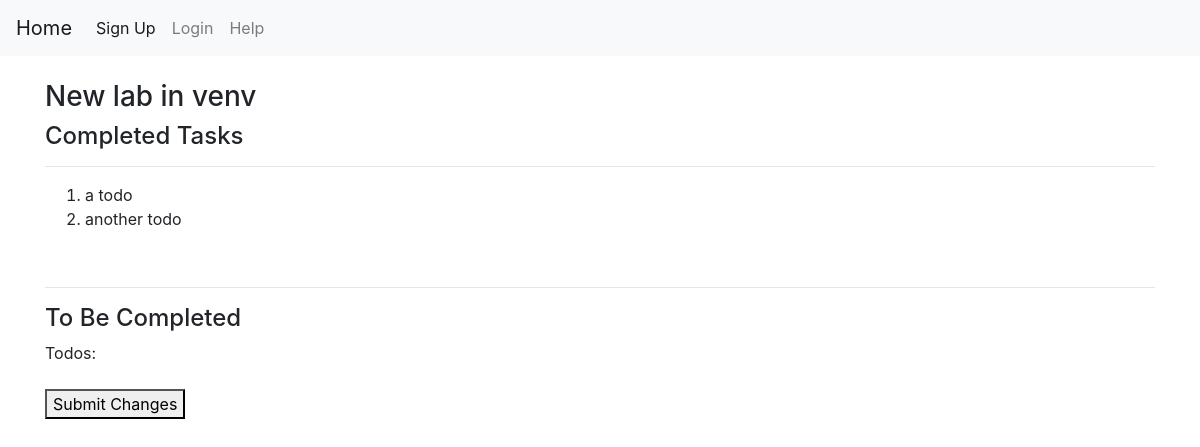
Page /labs/1 on the committed database.
### main/models.py (models this page shows, shortened)
class Lab(models.Model):
    title = models.CharField(max_length=50)
    description = models.CharField(max_length=200)
    start_date = models.DateField()
    due_date = models.DateField()
    users = models.ManyToManyField(User)
    completed = models.BooleanField(default=False)
    class Meta:
        verbose_name_plural = 'Labs'
    def __str__(self):
        return self.title

class Todo(models.Model):
    title = models.CharField(max_length=50)
    completed = models.BooleanField(default=False)
    lab = models.ForeignKey(Lab, default=1, verbose_name=("Lab"), on_delete=models.SET_DEFAULT)
    class Meta:
        verbose_name_plural = 'Todos'
    def __str__(self):
        return self.title

### main/views.py (the view, shortened to what this page needs)
# urls.py: path('labs/<lab_id>', views.lab_show, name='lab_show')
def lab_show(request, lab_id):
    lab = Lab.objects.get(pk=lab_id)
    completed = Todo.objects.filter(Q(lab__pk=lab_id) & Q(completed=True))
    todos = Todo.objects.filter(Q(lab__pk=lab_id) & Q(completed=False))
    checkbox_form = TodoCheckboxForm(lab)
    return render(request, 'main/labs/show.html',
                    context={'lab':lab, 'completed':completed, 'todos': todos, 'form': checkbox_form} )

### main/templates/main/labs/show.html (shortened to what this page needs)
{% extends 'main/main_html.html' %}
{% block content %}
<div class='container'>
    <h3> {{ lab }} </h3>
    <h4> Completed Tasks </h4>
    <hr>
    <ol>
    {% for task in completed %}
       <li> {{ task }} </li>
    {% endfor %}
    </ol>
    <br>
    <hr>
    <h4> To Be Completed</h4>
    <form method="POST">
        {{ form }}
        <button type="submit" > Submit Changes </button>
    </form>
</div>
{% endblock %}

### rows in the picture
Lab: title "New lab in venv"
Todo: title "a todo"
Todo: title "another todo"
